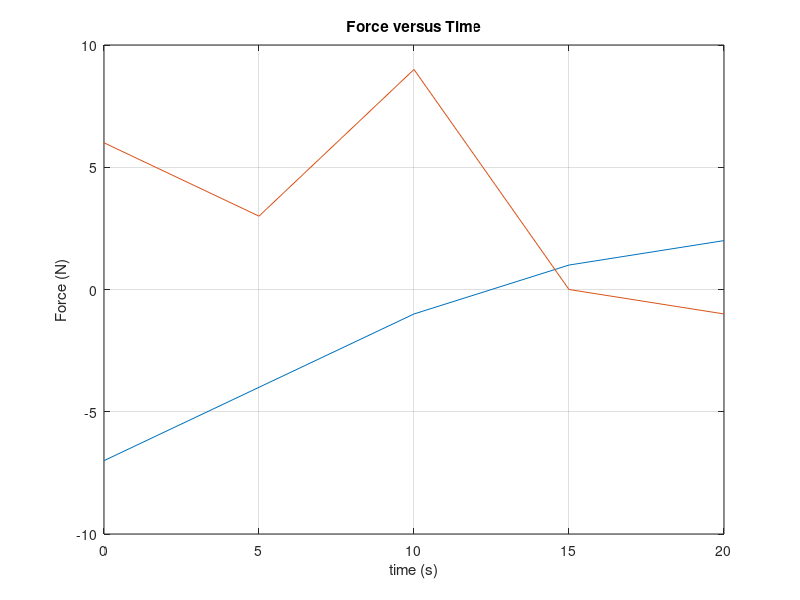
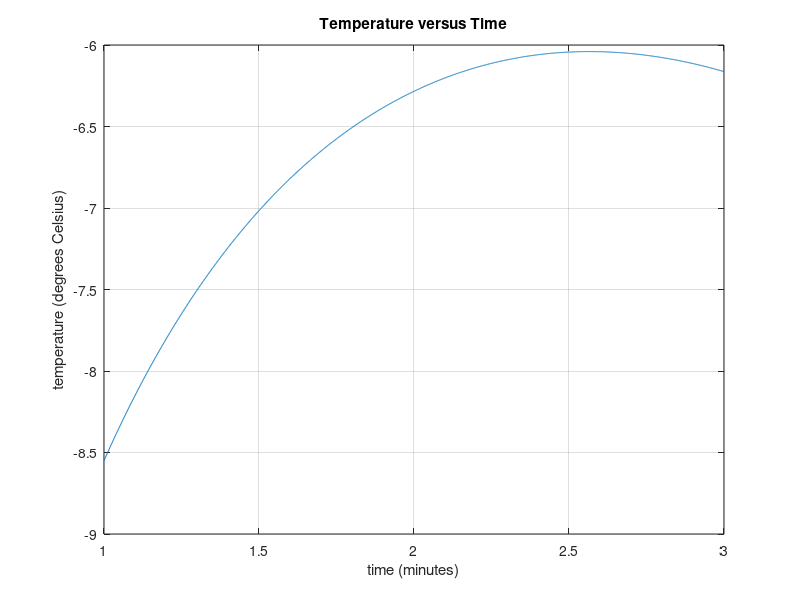

MATLAB code to generate these figures, in order:
% Emerson Fleming
% 11-1-2021
% ME 203 Section 1001
% Homework 3
clc,clear,format compact
%% Problem 1
%given
A = [0 -7 6; 5 -4 3; 10 -1 9; 15 1 0; 20 2 -1];
%plotting column 1 (time) against columns 2 and 3 (Forces)
figure(1)
plot(A(:,1), A(:,2:end))
title('Force versus Time')
xlabel('time (s)')
ylabel('Force (N)')
grid on
%% Problem 2
%given
A = [3 7 -4 12; -5 9 10 2; 6 13 8 11; 15 5 4 1];

% part A--4x3,2nd through 4th columns of A
B = A([1:4],[2:4]) %using select rows and columns of matrix A to create matrix B

% part B--3x4,2nd through 4th rows of A
C2 = A([2:4],[1:4]);
C = reshape(C2,3,4) %use reshape to change dimensions of new matrix

% part C--2x3, first two rows and last three columns of A
D2 = A([1 2],[2:4]);
D = reshape(D2,2,3)

%% Problem 3
%givens
A = [56 32; 24 -16];
B = [14 -4; 6 -2];
% part A--array product of two matrices
A_times_B = A*B
% part B--A divided by B with array right division
A_dividedby_B = A/B
% part C--B cubed element-by-element
B_cubed = B.^3

%% Problem 4
% part A--a=6π(tan^-1(12.5))+4
a = 6*pi*atan(12.5)+4

% part B--b=5tan[3(sin-1(13/5))]
b = 5*tan(3*asin(13/5))

%% Problem 5
% part A
    % -2x + y = -5
    % -2x + y = 3
disp('Part A:')
A5a = [-2 1; -2 1];
B5a = [-5; 3];
xyA = (A5a.^-1).*B5a;
disp(xyA)

% part B
    % -2x + y = 3
    % -8x + 4y = 12
disp('Part B:')
A5b = [-2 1; -8 4];
B5b = [3; 12];
xyB = (A5b.^-1).*B5b;
B = xyB([1],[1 2]);
disp(B)

% part C
    % -2x + y = -5
    % -2x + y = -5.00001
disp('part C:')
A5c = [-2 1; -2 1];
B5c = [-5; -5.00001];
xyC = (A5c.^-1).*B5c;
C = xyC([1],[1 2]);
disp(C)

% part D
    % x_1 + 5x_2 - x_3 + 6x_4 = 19
    % 2x_1 - x_2 + x_3 - 2x_4 = 7
    % -x_1 + 4x_2 - x_3 + 3x_4 = 30
    % 3x_1 - 7x_2 - 2x_3 + x_4 = -75
disp('part D:')
A5d = [1 5 -3 6; 2 -1 1 -2; -1 4 -1 3; 3 -7 -2 1];
B5d = [19; 7; 30; -75];
xyD = (A5d.^-1).*B5d;
disp(xyD)

%% Problem 6
%givens
t=[1:0.001:3]; %time in seconds
T=(6*log(t))-7*exp(0.2*t); %temperature in degrees Celsius with respect to time
%plot of function T with respect to t
figure(6)
plot(t,T);
grid on
%titles and labels
title('Temperature versus Time')
xlabel('time (minutes)')
ylabel('temperature (degrees Celsius)')

%% Problem 7
%given inputs
a = input('Enter your a value: ')
b = input('Enter your b value: ')
c = input('Enter your c value: ')
%expressions being tested on equivalency
eqn1=(a == b) & ((b == c)|(a == c))
eqn2=(a == b)|((b == c)&(a == c))
%equivalency test using if statement
if eqn1 == eqn2
    disp('The expressions are equivalent!')
else
    disp('The expressions are not equivalent, try different a, b, and c values')
end

%% Problem 8 (part A)
%given input
x=input('Enter your grade percentage: ')

% part A--nested if statement
if x >= 90
    disp('You got an A!')
end
if x <= 89 && x >= 80
    disp('You got a B!')
end
if x <= 79 && x >= 70
    disp('You got a C!')
end
if x <= 69 && x >= 60
    disp('You got a D!')
end
if x < 60
    disp('You got an F, too bad!')
end
%% Problem 8 (part B)
%given input
x=input('Enter your grade percentage: ')

%part B--elseif clauses
if x >= 90
    disp('You got an A!')
elseif x >= 80
    disp('You got a B!')
elseif x >= 70
    disp('You got a C!')
elseif x >= 60
    disp('You got a D!')
else
    disp('You got an F, too bad!')
end